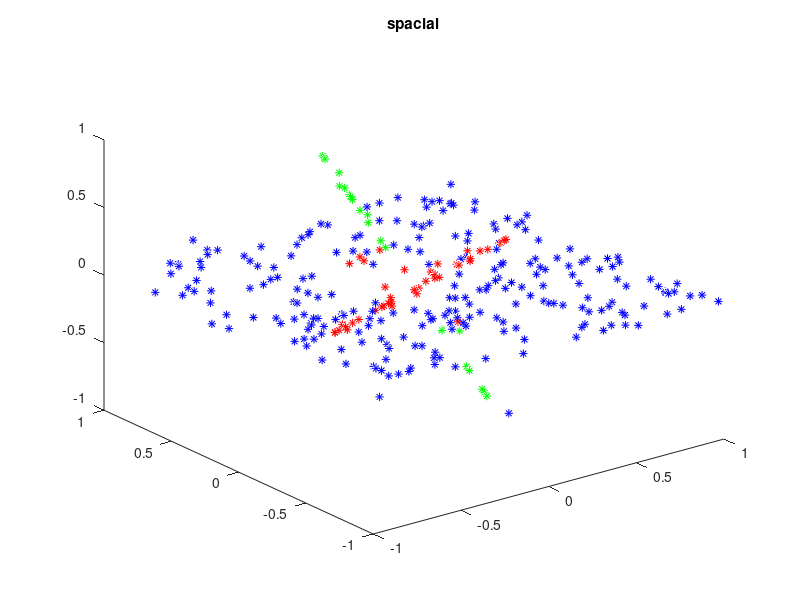

Write the MATLAB code that produced this figure.
clear;close all;addpath(genpath(pwd))
data=load('./data2/2b.mat');data=data.data;
n=size(data,2);
DISTANCE=0.2;
fet=zeros(n,6);
n=size(data,2);  % n= how many in column
Vertex=zeros(n,6);   %create an matrix 

for i=1:n
    x1=data(1,i)-DISTANCE;
    y1=data(2,i)-DISTANCE;
    z1=data(3,i)-DISTANCE;
    x2=data(1,i)+DISTANCE;
    y2=data(2,i)+DISTANCE;
    z2=data(3,i)+DISTANCE;
    lb1=(data(1,:)>x1);
    lb2=(data(1,:)<x2);
    lb3=(data(2,:)>y1);
    lb4=(data(2,:)<y2);
    lb5=(data(3,:)>z1);
    lb6=(data(3,:)<z2);
    lb=lb1.*lb2.*lb3.*lb4.*lb5.*lb6;
    lb=logical(lb);
    cov_mat=cov(data(:,lb)');
    fet(i,:)=cov_mat([1,4,5,7,8,9]);
end
fet(:,4:6)=fet(:,4:6)*10;
[klb]=kmeans(fet,3);
plot3(data(1,klb==1),data(2,klb==1),data(3,klb==1),'r*');hold on;
plot3(data(1,klb==2),data(2,klb==2),data(3,klb==2),'b*');title('spacial');
plot3(data(1,klb==3),data(2,klb==3),data(3,klb==3),'g*');
